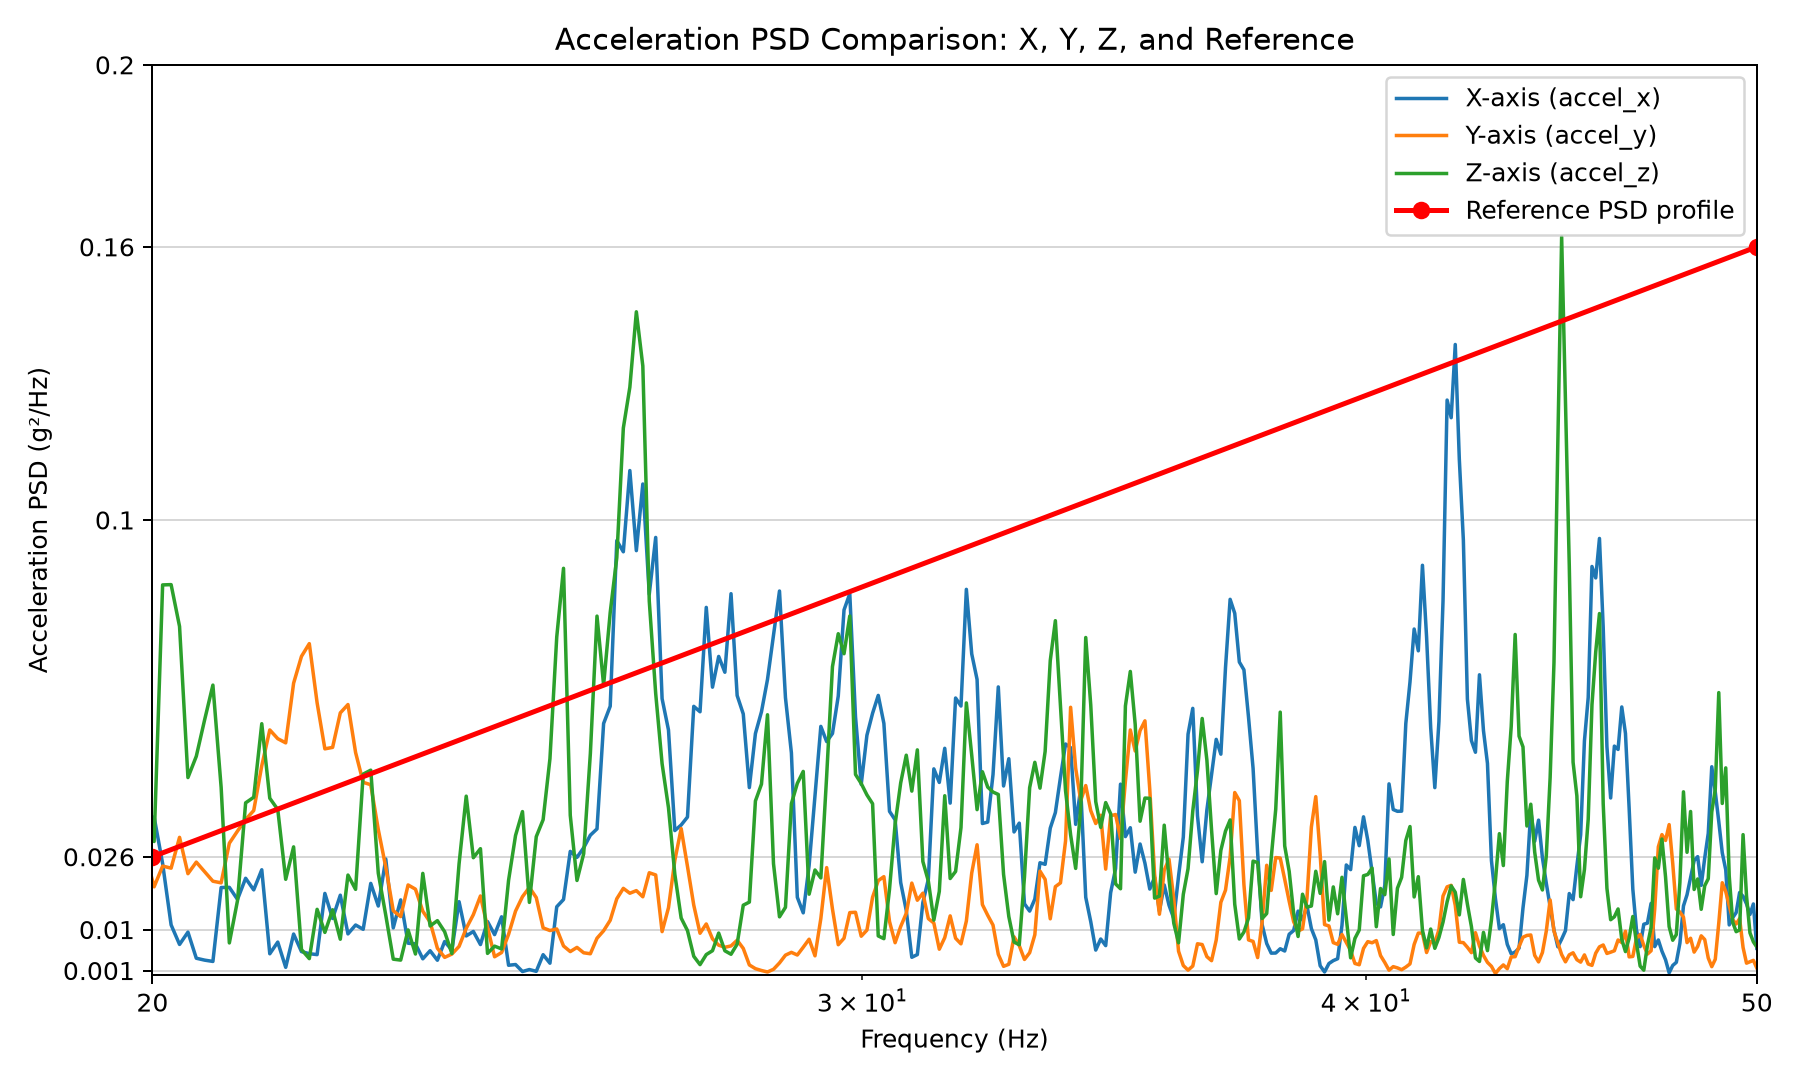

Recreate this plot in Python.
#!/usr/bin/env python3
"""
Calculate and compare X, Y, and Z acceleration PSDs from an
Altus Metrum AltosUI CSV export, with an optional single-axis
acceleration dataset from a second CSV.

Example:
  python3 flight_psd.py altos_export.csv \
      --columns accel_x accel_y accel_z \
      --units m/s2 --fs 100 \
      --compare-csv acceleration_only.csv \
      --compare-column acceleration \
      --compare-units g --compare-fs 100

Using timestamps for the primary CSV:
  python3 flight_psd.py altos_export.csv \
      --columns accel_x accel_y accel_z \
      --units m/s2 --time-column time

Using timestamps for both CSV files:
  python3 flight_psd.py altos_export.csv \
      --columns accel_x accel_y accel_z \
      --units m/s2 --time-column time \
      --compare-csv acceleration_only.csv \
      --compare-column acceleration \
      --compare-units g \
      --compare-time-column time

Outputs:
  <prefix>_x.csv
  <prefix>_y.csv
  <prefix>_z.csv
  <prefix>_comparison.csv  (when comparison CSV is supplied)
  <prefix>.png

PSD units are g^2/Hz.

At 100 Hz sampling, the Nyquist frequency is 50 Hz.
Frequencies above the Nyquist frequency cannot be characterized.
"""

import argparse
import sys
from pathlib import Path

import numpy as np
import pandas as pd
import matplotlib.pyplot as plt
from scipy.signal import welch


G0 = 9.80665

# Reference PSD profile
REF_FREQS = [20.0, 50.0]
REF_PSDS = [0.026, 0.16]


def calculate_psd(df, column, args):
    """Calculate the one-sided PSD for one acceleration axis."""

    if column not in df.columns:
        raise ValueError(
            f"Column {column!r} not found. Available columns: "
            + ", ".join(df.columns)
        )

    values = pd.to_numeric(
        df[column], errors="coerce"
    ).to_numpy(dtype=float)

    good = np.isfinite(values)
    x = values[good]

    if len(x) < 16:
        raise ValueError(
            f"Too few valid samples in column {column!r}; "
            "at least 16 are required."
        )

    # Determine sampling frequency.
    if args.time_column:
        if args.time_column not in df.columns:
            raise ValueError(
                f"Time column {args.time_column!r} not found."
            )

        t_all = pd.to_numeric(
            df[args.time_column], errors="coerce"
        ).to_numpy(dtype=float)

        t = t_all[good]
        dt = np.diff(t)

        if (
            len(dt) == 0
            or np.any(~np.isfinite(dt))
            or np.any(dt <= 0)
        ):
            raise ValueError(
                f"Timestamps for {column!r} must be finite "
                "and strictly increasing."
            )

        dt_med = float(np.median(dt))
        fs_time = 1.0 / dt_med
        rel_dev = np.max(np.abs(dt - dt_med)) / dt_med

        if args.fs is not None:
            if abs(args.fs - fs_time) / fs_time > 0.02:
                raise ValueError(
                    f"--fs conflicts with timestamp-derived "
                    f"sampling rate for {column!r}: "
                    f"{fs_time:.6g} Hz."
                )

        if rel_dev > 0.02 and not args.allow_irregular:
            raise ValueError(
                f"Nonuniform sampling detected for {column!r} "
                f"(maximum interval deviation "
                f"{100 * rel_dev:.2f}%). Analyze a uniform-rate "
                "segment. --allow-irregular permits small timing "
                "jitter but does not resample the data."
            )

        fs = args.fs if args.fs is not None else fs_time

    elif args.fs is not None:
        fs = args.fs

    else:
        raise ValueError(
            "Provide --fs or --time-column."
        )

    if not np.isfinite(fs) or fs <= 0:
        raise ValueError("Sampling rate must be positive.")

    # Convert acceleration to g.
    if args.units == "m/s2":
        x = x / G0

    # Remove the mean before calculating the PSD.
    x = x - np.mean(x)

    nperseg = min(args.nperseg, len(x))

    f, pxx = welch(
        x,
        fs=fs,
        window="hann",
        nperseg=nperseg,
        noverlap=nperseg // 2,
        detrend="constant",
        scaling="density",
        return_onesided=True,
    )

    return f, pxx, len(x), fs


def band_rms(f, pxx, low, high):
    """Integrate PSD between band edges, including interpolated edges."""

    if low < f[0] or high > f[-1]:
        return float("nan")

    inside = (f > low) & (f < high)

    fb = np.concatenate(([low], f[inside], [high]))
    pb = np.interp(fb, f, pxx)

    # Integrate PSD to obtain variance, then take the square root.
    variance = float(np.trapezoid(pb, fb))
    return np.sqrt(max(variance, 0.0))


def save_psd_csv(output_path, f, pxx):
    """Save PSD values and their decibel representation."""

    result = pd.DataFrame({
        "frequency_Hz": f,
        "psd_g2_per_Hz": pxx,
        "psd_dB_g2_per_Hz": 10 * np.log10(
            np.maximum(pxx, np.finfo(float).tiny)
        ),
    })

    result.to_csv(output_path, index=False)


def add_psd_to_plot(ax, f, pxx, label):
    """Add a PSD curve to the shared comparison plot."""

    positive = f > 0

    ax.plot(
        f[positive],
        pxx[positive],
        label=label,
        linewidth=1.4,
    )


def main():
    ap = argparse.ArgumentParser(description=__doc__)

    # Primary CSV: three acceleration axes.
    ap.add_argument(
        "csv",
        type=Path,
        help="Primary CSV exported from AltosUI",
    )

    ap.add_argument(
        "--columns",
        nargs=3,
        required=True,
        metavar=("X_COLUMN", "Y_COLUMN", "Z_COLUMN"),
        help="Acceleration column names for X, Y, and Z",
    )

    ap.add_argument(
        "--units",
        choices=("g", "m/s2"),
        required=True,
        help="Units of the primary acceleration columns",
    )

    ap.add_argument(
        "--fs",
        type=float,
        default=None,
        help="Primary sampling rate in Hz",
    )

    ap.add_argument(
        "--time-column",
        default=None,
        help="Primary timestamp column, in seconds",
    )

    # Optional comparison CSV: one acceleration column.
    ap.add_argument(
        "--compare-csv",
        type=Path,
        default=None,
        help="Optional second CSV containing acceleration data",
    )

    ap.add_argument(
        "--compare-column",
        default=None,
        help="Acceleration column name in the second CSV",
    )

    ap.add_argument(
        "--compare-units",
        choices=("g", "m/s2"),
        default=None,
        help="Units of the comparison data; defaults to --units",
    )

    ap.add_argument(
        "--compare-fs",
        type=float,
        default=None,
        help=(
            "Sampling rate of the comparison CSV in Hz. "
            "Defaults to the primary sampling rate when "
            "no comparison timestamp column is provided."
        ),
    )

    ap.add_argument(
        "--compare-time-column",
        default=None,
        help="Timestamp column in the comparison CSV, in seconds",
    )

    # PSD settings.
    ap.add_argument(
        "--nperseg",
        type=int,
        default=1024,
        help="Welch segment length (default: 1024)",
    )

    ap.add_argument(
        "--out-prefix",
        default="flight_psd",
        help="Output filename prefix",
    )

    ap.add_argument(
        "--allow-irregular",
        action="store_true",
        help=(
            "Allow timestamp jitter; does not correct gaps "
            "or changes in sampling rate"
        ),
    )

    args = ap.parse_args()

    if args.nperseg < 16:
        ap.error("--nperseg must be at least 16")

    # The comparison CSV and its column must be specified together.
    if args.compare_csv is not None and not args.compare_column:
        ap.error("--compare-column is required with --compare-csv")

    if args.compare_column and args.compare_csv is None:
        ap.error("--compare-csv is required with --compare-column")

    if args.compare_time_column and args.compare_csv is None:
        ap.error(
            "--compare-time-column requires --compare-csv"
        )

    if args.compare_fs is not None and (
        not np.isfinite(args.compare_fs) or args.compare_fs <= 0
    ):
        ap.error("--compare-fs must be a positive number")

    try:

        df = pd.read_csv(
            args.csv,
            comment="#",
            skipinitialspace=True,
        )

        df.columns = [str(c).strip() for c in df.columns]

        # Use a linear PSD axis and logarithmic frequency axis.
        fig, ax = plt.subplots(figsize=(10, 6))

        axis_names = ["X", "Y", "Z"]
        results = []

        # ---------------------------------------------------------
        # 2. Calculate and plot X, Y, and Z PSDs.
        # ---------------------------------------------------------
        for axis_name, column in zip(
            axis_names, args.columns
        ):
            f, pxx, n, fs = calculate_psd(
                df, column, args
            )

            out_csv = Path(
                f"{args.out_prefix}_{axis_name.lower()}.csv"
            )

            save_psd_csv(out_csv, f, pxx)

            add_psd_to_plot(
                ax,
                f,
                pxx,
                f"{axis_name}-axis ({column})",
            )

            total_rms = np.sqrt(
                max(float(np.trapezoid(pxx, f)), 0.0)
            )

            rms_20_50 = band_rms(
                f, pxx, 20.0, 50.0
            )

            results.append({
                "axis": axis_name,
                "samples": n,
                "fs": fs,
                "nyquist": fs / 2,
                "resolution": f[1] - f[0],
                "total_rms": total_rms,
                "rms_20_50": rms_20_50,
            })

            print(f"\n{axis_name}-axis: {column}")
            print(f"Samples used: {n}")
            print(f"Sampling rate: {fs:.6g} Hz")
            print(f"Nyquist frequency: {fs / 2:.6g} Hz")
            print(
                f"Frequency resolution: "
                f"{f[1] - f[0]:.6g} Hz"
            )
            print(
                f"Total integrated PSD RMS: "
                f"{total_rms:.6g} g"
            )

            if np.isfinite(rms_20_50):
                print(
                    f"20-50 Hz RMS: {rms_20_50:.6g} g"
                )
            else:
                print(
                    "20-50 Hz RMS unavailable: "
                    "band not fully covered."
                )

            print(f"Saved: {out_csv}")

        # ---------------------------------------------------------
        # 3. Optional second CSV containing a single acceleration
        #    signal. Calculate its PSD and overlay it on the plot.
        # ---------------------------------------------------------
        if args.compare_csv is not None:
            compare_df = pd.read_csv(
                args.compare_csv,
                comment="#",
                skipinitialspace=True,
            )

            compare_df.columns = [
                str(c).strip() for c in compare_df.columns
            ]

            # Use the specified comparison units, or fall back
            # to the primary CSV units.
            compare_units = (
                args.compare_units
                if args.compare_units is not None
                else args.units
            )

            # If comparison timestamps are supplied, calculate
            # the rate from them unless --compare-fs is specified.
            #
            # Without timestamps, use --compare-fs if provided;
            # otherwise reuse the primary dataset's sampling rate.
            if args.compare_time_column:
                compare_fs = args.compare_fs
            else:
                compare_fs = (
                    args.compare_fs
                    if args.compare_fs is not None
                    else results[0]["fs"]
                )

            # Build settings for the existing PSD calculation
            # function, without changing the primary settings.
            compare_args = argparse.Namespace(
                units=compare_units,
                fs=compare_fs,
                time_column=args.compare_time_column,
                nperseg=args.nperseg,
                allow_irregular=args.allow_irregular,
            )

            f_cmp, pxx_cmp, n_cmp, fs_cmp = calculate_psd(
                compare_df,
                args.compare_column,
                compare_args,
            )

            # Save the comparison PSD separately.
            compare_out_csv = Path(
                f"{args.out_prefix}_comparison.csv"
            )

            save_psd_csv(
                compare_out_csv,
                f_cmp,
                pxx_cmp,
            )

            # Overlay the additional acceleration PSD on the
            # SAME graph as the original X, Y, and Z curves.
            add_psd_to_plot(
                ax,
                f_cmp,
                pxx_cmp,
                f"Comparison ({args.compare_column})",
            )

            total_rms_cmp = np.sqrt(
                max(
                    float(np.trapezoid(pxx_cmp, f_cmp)),
                    0.0,
                )
            )

            rms_20_50_cmp = band_rms(
                f_cmp, pxx_cmp, 20.0, 50.0
            )

            results.append({
                "axis": "Comparison",
                "samples": n_cmp,
                "fs": fs_cmp,
                "nyquist": fs_cmp / 2,
                "resolution": f_cmp[1] - f_cmp[0],
                "total_rms": total_rms_cmp,
                "rms_20_50": rms_20_50_cmp,
            })

            print(
                f"\nComparison dataset: {args.compare_column}"
            )
            print(f"File: {args.compare_csv}")
            print(f"Samples used: {n_cmp}")
            print(f"Units supplied: {compare_units}")
            print(f"Sampling rate: {fs_cmp:.6g} Hz")
            print(
                f"Nyquist frequency: {fs_cmp / 2:.6g} Hz"
            )
            print(
                f"Frequency resolution: "
                f"{f_cmp[1] - f_cmp[0]:.6g} Hz"
            )
            print(
                f"Total integrated PSD RMS: "
                f"{total_rms_cmp:.6g} g"
            )

            if np.isfinite(rms_20_50_cmp):
                print(
                    f"20-50 Hz RMS: "
                    f"{rms_20_50_cmp:.6g} g"
                )
            else:
                print(
                    "20-50 Hz RMS unavailable: "
                    "band not fully covered."
                )

            print(f"Saved: {compare_out_csv}")

        # ---------------------------------------------------------
        # 4. Reference PSD profile.
        # ---------------------------------------------------------
        ax.plot(
            REF_FREQS,
            REF_PSDS,
            color="red",
            linestyle="-",
            linewidth=2,
            marker="o",
            markersize=6,
            label="Reference PSD profile",
        )

        # ---------------------------------------------------------
        # 5. Format the combined plot.
        # ---------------------------------------------------------
        common_nyquist = min(
            result["nyquist"] for result in results
        )

        if common_nyquist <= 20.0:
            raise ValueError(
                "The lowest Nyquist frequency must exceed "
                "20 Hz to display the requested 20 Hz "
                "lower plot limit."
            )

        ax.set_xscale("log")
        ax.set_xlim(20.0, common_nyquist)

        # Keep the PSD axis linear to support the selected
        # reference values and a zero lower bound.
        ax.set_ylim(0.0, 0.2)

        ax.set_xlabel("Frequency (Hz)")
        ax.set_ylabel("Acceleration PSD (g²/Hz)")
        ax.set_title(
            "Acceleration PSD Comparison: X, Y, Z, and Reference"
        )

        ax.set_xticks([20, 50])
        ax.set_xticklabels(["20", "50"])

        ax.set_yticks([
            0.001,
            0.01,
            0.026,
            0.1,
            0.16,
            0.2,
        ])

        ax.set_yticklabels([
            "0.001",
            "0.01",
            "0.026",
            "0.1",
            "0.16",
            "0.2",
        ])

        ax.grid(
            True,
            which="major",
            alpha=0.5,
        )

        ax.legend()
        fig.tight_layout()

        # ---------------------------------------------------------
        # 6. Save the combined graph.
        # ---------------------------------------------------------
        out_png = Path(f"{args.out_prefix}.png")

        fig.savefig(out_png, dpi=180)
        plt.close(fig)

        print(f"\nSaved combined plot: {out_png}")

        print(
            "\nCaution: compare like-for-like sampling rates, "
            "bandwidths, sensor locations, units, and flight phases."
        )

        print(
            "At 100 Hz sampling, frequencies above 50 Hz "
            "cannot be characterized."
        )

    except (
        ValueError,
        OSError,
        pd.errors.ParserError,
    ) as exc:
        sys.exit(f"Error: {exc}")


if __name__ == "__main__":
    main()
